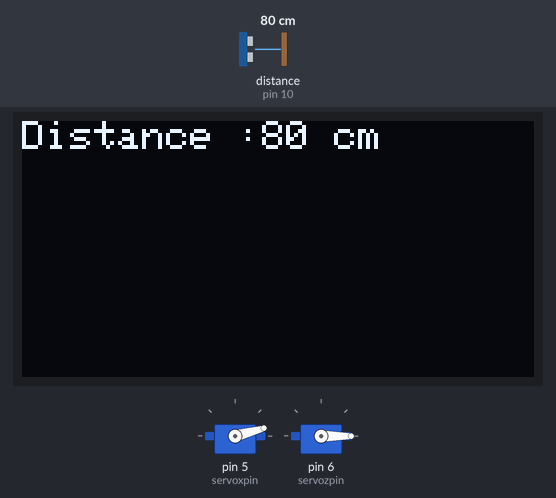
A sketch run on a simulated Arduino Uno, built with avr-gcc and run on an emulated ATmega328P. Shown: 2 × servo, 128×64 one-colour display. Wiring (inferred from the names in the program): ultrasonic range finder: trigger pin 11; echo pin 10. The test bench sets the inputs (shaded band); at power-on: distance to the obstacle (sensor on pin 10) 80 cm. The echo pulse lasts 58.3 µs per cm. At 5.7 s the program stops and its outputs stay as they are.

Above: at 0.7 s.
1.4 s: distance to the obstacle (sensor on pin 10) set to 35 cm
At 2.52 s:
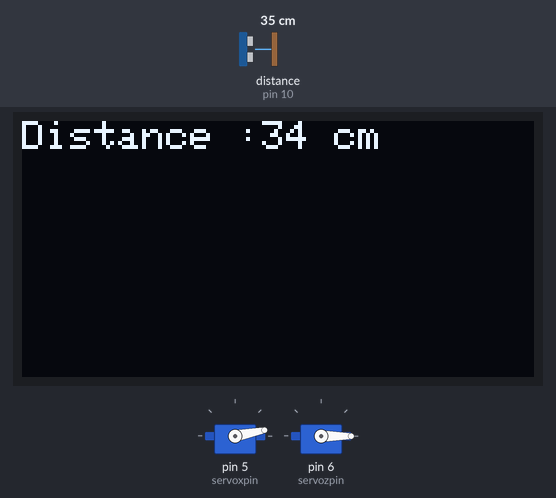
3.4 s: distance to the obstacle (sensor on pin 10) set to 2 cm
At 3.58 s:
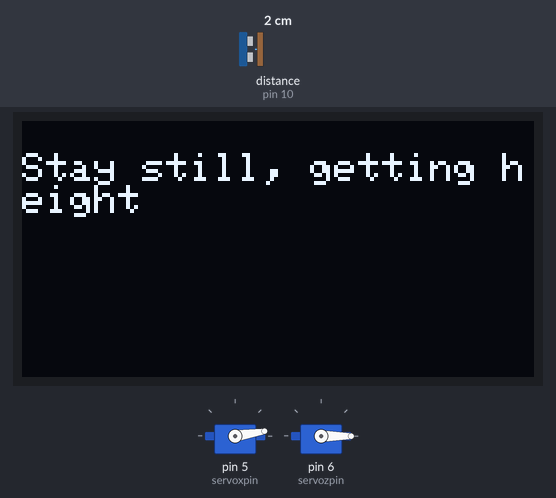
At 4.7 s:
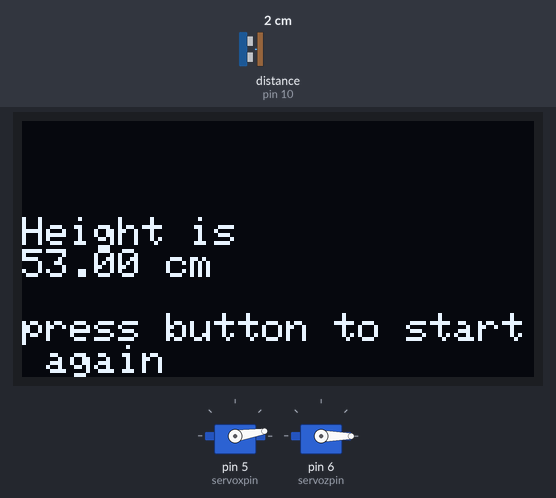
Timing chart, 0 to 6.4 s (numbered marks = the images above; inputs shaded):
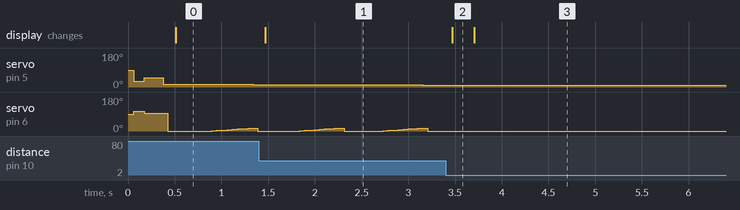

The sketch:

MechatronicsFinalProject.ino
```cpp
/* 3/16/20 Mechatronics Final project
 *
 * This code will run 2 servo motors which will pan and sweep an ultrasound sensor,
 * which will detect the minimum distance to a toilet behind the user
 *
 * The code starts once the user is within 100 cm (which can be changed through hard coding),
 * then will read minimum distances in real time as the user baccks up towards the toilet.
 *
 * Once the user gets within 20cm, the servos will stop their usual motion, go to the Z angle where the system detected the minimum distance,
 * and pans up until is no longer senses a bowl, and starts to sense the tank (ie distance sensed >= our limit)
 * */

#include <Adafruit_GFX.h> //https://github.com/adafruit/Adafruit-GFX-Library make sure and rename file to include properly
#include <Adafruit_SSD1306.h> //https://github.com/adafruit/Adafruit_SSD1306 make sure and rename file to include properly
#include <SPI.h>
#include <Servo.h>
#include <Wire.h>
#include "Common.h"

//Initialize servos
Servo servox;
Servo servoz;

//Initialize display
Adafruit_SSD1306 display = Adafruit_SSD1306(128, 64, &Wire); //Configured to our board size, this always gives error for some reason


void setup() {
  //Define servo pins
  servox.attach(servoxpin);
  servoz.attach(servozpin);

  //Initialize display screen over i2c
  display.begin(SSD1306_SWITCHCAPVCC, 0x3C); // begins display, displays arduino logo by default
  display.clearDisplay(); //This will clear the adafruit logo

  //Set text information
  display.setTextSize(1);
  display.setTextColor(1);
  display.setCursor(0, 0);

  //Print welcome message
  display.print("Backup to toilet to begin");
  display.display();

  //Sets ultrasound to point directly out from wheelchair (Angles were measured from in person testing using servoTest.ino)
  servox.write(30);
  servoz.write(105);
  delay(100);
}

void loop() {

  //Checks if within range or not
  if(inRange == false) {
    distance = ultrasound();
    delay(10);
    Serial.println(distance);
    if(distance <= startRange) {
      inRange = true;
    }
  }

  //Gets distance data from the servo motors once withing range
  if(inRange == true) {
    getDataCentered();
  }

}

// This will pan and tilt based on where the ultrasound sensor detects the shortest distance to the toilet. It saves time by only panning in a
// specific area, and adjusting its 'center' based on the orientation of the servo motors where the gimbal sensed its minimimum distance
void getDataCentered() {

  //Define range to pan/sweep
  int zRange = 15;
  int xRange = 15;

  //Define start and end angles, ranges are added and subtracted based on physical setup of servo motors
  int xStart = minDistance[0] + xRange;
  int zStart = minDistance[1] - zRange;

  int xEnd = minDistance[0] - xRange;
  int zEnd = minDistance[1] + zRange;

  //Set to origin
  servox.write(xUpperAngleInitial);
  servoz.write(zLowerAngleInitial);
  delay(200);

  //X angles are reversed (decreasing xAngle moves servo up)
  for (xAngle = xStart; xAngle >= xEnd; xAngle = xAngle - xStep) {

    servox.write(xAngle);
    delay(50);

    for (zAngle = zStart; zAngle <= zEnd; zAngle += zStep) {

      servoz.write(zAngle);
      delay(waitTime);

      distance = ultrasound();

      Serial.println(distance);

      getMin(xAngle, zAngle);
    }
  }
}

//Compares current distance to minimum. If the new distance is shorter, it stores the angle and distance
void getMin(int xAngle, int zAngle) {

  //Compares minimum distance to current minimum distance
  if (distance < minDistance[2]) {

    minDistance[0] = xAngle;
    minDistance[1] = zAngle;
    minDistance[2] = distance;

    //Prints minimum distance everytime a new min distance is found
    display.clearDisplay();
    display.setTextSize(1);
    display.setTextColor(1);
    display.setCursor(0, 0);

    display.print("Distance :");
    display.print(minDistance[2]);
    display.println(" cm");
    display.display();
  }

  //Checks if wheelchair is within 20 cm
  if (minDistance[2] <= 20) {

    //Shows message telling people not to move while getting height
    display.clearDisplay();
    display.println("Stay still, getting height");
    display.display();

    //Runs getHeight function
    getHeight();
  }
}

//This will give us the height of the toilet. It starts sensing at the location is sensed 20cm at, then starts rotating upwards. It will stop
void getHeight() {

  //Set ultrasound sensor to point where minimum distance was found
  servoz.write(minDistance[1]);
  delay(100);
  servox.write(minDistance[0]);
  delay(100);

  //This will keep the gimbal on the same z rotational axis, and rotate up until it reaches what seems to be the upper lip of the toilet.
  //This while loop conditional breaks the loop when the distance it senses goes outside of a range we set. We're assuming when distance passes this range,
  //it's sensing the tank and not the bowl anymore
  while (distance <= distanceLimit && xAngle >= xLowerAngleInitial) {

    servox.write(xAngle);
    delay(waitTime);

    distance = ultrasound();

    xAngle = xAngle - xStepHeight;
  }

  //Calculate height using height of gimbal plus height found with pythagorean therom
  //Ultrasound is perpendicular to floor at 30 degrees
  //multiply by -1 to account for x error
  float height = gimbalHeight + (distance * -1 * sin((xAngle - 30) * radToDegrees));

  //Cast to int so we don't have a ton of decimals
  height = (int) height;

  //print height and exit message
  display.clearDisplay();
  display.println("Height is ");
  display.print(height);
  display.println(" cm");
  display.println(" ");
  display.println("press button to start again");
  display.display();

  //Give time to display message to screen. After exiting, code restarts, so pressing the button again will start the sequence again
  delay(2000);
  exit(0);


}
```

Common.h
```cpp
//Pin definitions and wait time
const byte trigger = 11;
const byte echo = 10;
const byte servoxpin = 5;
const byte servozpin = 6;
const byte waitTime = 50;
const byte buttonPin= 8;
bool inRange= false;
int startRange = 100; //in cm


//Gimbal settings, these are hard coded and can be adjusted based on the setup
//The 'intial' variables just make it so the distanceMap works. Make sure to change values for

//                                      check implementation of initial variables

const int xLowerAngleInitial = 15;
const int xUpperAngleInitial = 50;
const int xStep = 2;
int xAngle;

const int zLowerAngleInitial = 95;
const int zUpperAngleInitial = 115;
const int zStep = 2;
int zAngle;

//Gimbal settings for height
int xStepHeight = 1;
long gimbalHeight = 53.5; //in cm
int distanceLimit = 45; //This is a limiter that helps choose between the tank of the toilet and the bowl
float radToDegrees = (3.141592653589793238 / 180.00);


//ultrasound stuff
long distance;
long duration, cm;


//Arrays to store data
long minDistance[3] = {0,0,2000}; //stores xangle,zangle, and min distance. set to 2000 as that's way more than we would expect. So index = 0 is xangle, index = 1 is zangle, and index = 2 is distance

//Initialize functions
long ultrasound();
void getData();
void getMin(int xAngle, int zAngle);
void getHeight();
```

ultrasound.ino
```cpp
long ultrasound() {

  // establish variables for duration of the ping, and the distance result
  // in inches and centimeters:

  // The PING))) is triggered by a HIGH pulse of 2 or more microseconds.
  // Give a short LOW pulse beforehand to ensure a clean HIGH pulse:

  pinMode(trigger, OUTPUT);
  digitalWrite(trigger, LOW);
  delayMicroseconds(2);
  digitalWrite(trigger, HIGH);
  delayMicroseconds(5);
  digitalWrite(trigger, LOW);

  // The same pin is used to read the signal from the PING))): a HIGH pulse
  // whose duration is the time (in microseconds) from the sending of the ping
  // to the reception of its echo off of an object.

  duration = pulseIn(echo, HIGH);

  // convert the time into a distance
  cm = duration / 29 / 2;

//  Serial.println(cm);
//  Serial.print(" cm");

  return cm;
}
```

Measured:
- after the input at 1.4 s, the display: changes after 0.07 s (image 1)
- after the input at 3.4 s, servo on pin 5 (servoxpin): stays 9° (without the input it goes to 7° after 0.65 s); servo on pin 6 (servozpin): stops changing and stays 0°; the display: changes after 0.07 s (image 2)
- by itself, servo on pin 6 (servozpin): ramps from 0° to 15° and jumps back, once every 0.89 s
